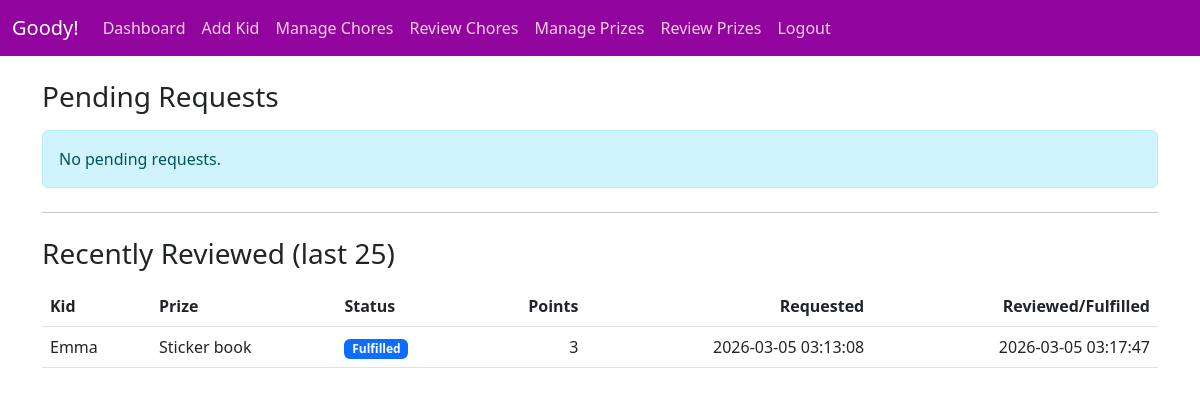
Page /parents/requests (signed in) on the committed database.
### tables this page shows
CREATE TABLE prize_requests (
  id INTEGER PRIMARY KEY AUTOINCREMENT,
  template_id INTEGER NOT NULL,
  kid_id INTEGER NOT NULL,
  status TEXT NOT NULL DEFAULT 'requested'
    CHECK(status IN ('requested','approved','denied','fulfilled')),
  note TEXT,
  points_cost INTEGER NOT NULL,
  requested_on DATETIME DEFAULT CURRENT_TIMESTAMP,
  reviewed_on DATETIME,
  reviewed_by INTEGER,
  fulfilled_on DATETIME,
  FOREIGN KEY(template_id) REFERENCES prize_templates(id),
  FOREIGN KEY(kid_id) REFERENCES users(id),
  FOREIGN KEY(reviewed_by) REFERENCES users(id)
);

CREATE TABLE users (
    id INTEGER PRIMARY KEY AUTOINCREMENT,
    username TEXT NOT NULL UNIQUE,
    password_hash TEXT NOT NULL,
    role TEXT NOT NULL CHECK(role IN ('parent','kid')),
    household_id INTEGER,
    created_on DATETIME DEFAULT CURRENT_TIMESTAMP,
    FOREIGN KEY(household_id) REFERENCES households(id)
);

CREATE TABLE prize_templates (
  id INTEGER PRIMARY KEY AUTOINCREMENT,
  household_id INTEGER NOT NULL,
  title TEXT NOT NULL,
  points_cost INTEGER NOT NULL CHECK(points_cost > 0),
  active TEXT NOT NULL DEFAULT 'Y' CHECK(active IN ('Y','N')),
  created_on DATETIME DEFAULT CURRENT_TIMESTAMP,
  created_by INTEGER NOT NULL,
  FOREIGN KEY(household_id) REFERENCES households(id),
  FOREIGN KEY(created_by) REFERENCES users(id)
);

### app.py (the view)
@app.route("/parents/requests", methods=["GET"])
def parent_requests():
    parent = get_current_user()
    if not parent:
        return redirect(url_for("login"))
    if parent["role"] != "parent":
        abort(403)
    if not parent["household_id"]:
        return redirect(url_for("households"))
    with get_db_connection() as conn:
        cursor = conn.cursor()
        cursor.execute("""
            SELECT s.id, s.status, s.note, s.points_cost, s.requested_on, s.reviewed_on, s.fulfilled_on,
                k.username AS kid_username,
                t.title AS prize_title
            FROM prize_requests s
            JOIN prize_templates t ON t.id = s.template_id
            JOIN users k ON k.id = s.kid_id
            WHERE t.household_id = ?
            AND s.status IN ('requested','approved')
            ORDER BY
            CASE s.status WHEN 'requested' THEN 0 ELSE 1 END,
            s.requested_on ASC
        """, (parent["household_id"],))
        pending = cursor.fetchall()
        cursor.execute("""
            SELECT s.id, s.status, s.note, s.points_cost, s.requested_on, s.reviewed_on, s.fulfilled_on,
                k.username AS kid_username,
                t.title AS prize_title
            FROM prize_requests s
            JOIN prize_templates t ON t.id = s.template_id
            JOIN users k ON k.id = s.kid_id
            WHERE t.household_id = ?
            AND s.status IN ('denied','fulfilled')
            ORDER BY
            COALESCE(s.fulfilled_on, s.reviewed_on) DESC
            LIMIT 25
        """, (parent["household_id"],))
        reviewed = cursor.fetchall()
    return render_template("parents-requests.html", pending=pending, reviewed=reviewed)

### app.py (called while the page is built)
def get_db_connection():
    conn = sqlite3.connect("choretracker.db")
    conn.row_factory = sqlite3.Row
    conn.execute("PRAGMA foreign_keys = ON")
    return conn

def get_current_user():
    if hasattr(g, "current_user"):
        return g.current_user
    user_id = session.get("user_id")
    if not user_id:
        g.current_user = None
        return None
    with get_db_connection() as conn:
        cursor = conn.cursor()
        cursor.execute("SELECT * FROM users WHERE id = ?", (user_id,))
        g.current_user = cursor.fetchone()
        return g.current_user

@app.context_processor
def inject_user():
    return {"current_user": get_current_user()}

### templates/parents-requests.html (shortened to what this page needs)
{% extends "layout.html" %}
{% block content %}
<h3 class="mb-3">Pending Requests</h3>
{% if pending|length == 0 %}
  <div class="alert alert-info">No pending requests.</div>
{% endif %}
<hr class="my-4">
<h3 class="mb-3">Recently Reviewed (last 25)</h3>
{% if reviewed|length == 0 %}
  <div class="alert alert-secondary">No reviewed requests yet.</div>
{% else %}
  <div class="table-responsive">
    <table class="table align-middle">
      <thead>
        <tr>
          <th>Kid</th>
          <th>Prize</th>
          <th>Status</th>
          <th class="text-end">Points</th>
          <th class="text-end">Requested</th>
          <th class="text-end">Reviewed/Fulfilled</th>
        </tr>
      </thead>
      <tbody>
        {% for s in reviewed %}
        <tr>
          <td>{{ s.kid_username }}</td>
          <td>{{ s.prize_title }}</td>
          <td>
            {% if s.status == 'denied' %}
              <span class="badge bg-danger">Denied</span>
            {% elif s.status == 'fulfilled' %}
              <span class="badge bg-primary">Fulfilled</span>
            {% else %}
              <span class="badge bg-dark">{{ s.status }}</span>
            {% endif %}
          </td>
          <td class="text-end">{{ s.points_cost }}</td>
          <td class="text-end">{{ s.requested_on }}</td>
          <td class="text-end">{{ s.fulfilled_on or s.reviewed_on }}</td>
        </tr>
        {% endfor %}
      </tbody>
    </table>
  </div>
{% endif %}
{% endblock %}

### rows in the picture
prize_requests: kid_username "Emma", prize_title "Sticker book", status "Fulfilled", points_cost "3", requested_on "2026-03-05 03:13:08", fulfilled_on "2026-03-05 03:17:47"
